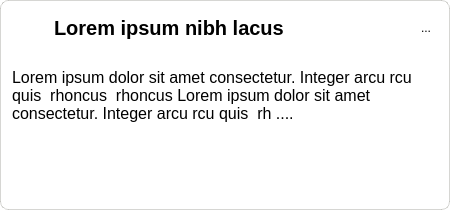
<?xml version="1.0" encoding="UTF-8"?>
<ui version="4.0">
 <class>AutomationCell</class>
 <widget class="QWidget" name="AutomationCell">
  <property name="geometry">
   <rect>
    <x>0</x>
    <y>0</y>
    <width>450</width>
    <height>210</height>
   </rect>
  </property>
  <property name="sizePolicy">
   <sizepolicy hsizetype="Preferred" vsizetype="Fixed">
    <horstretch>0</horstretch>
    <verstretch>0</verstretch>
   </sizepolicy>
  </property>
  <property name="minimumSize">
   <size>
    <width>450</width>
    <height>210</height>
   </size>
  </property>
  <property name="maximumSize">
   <size>
    <width>16777215</width>
    <height>210</height>
   </size>
  </property>
  <property name="windowTitle">
   <string>Form</string>
  </property>
  <property name="styleSheet">
   <string notr="true">#AutomationCell {
	background-color: white;
	border-radius: 8px;
	border: 1px solid #34343426;
}</string>
  </property>
  <layout class="QVBoxLayout" name="verticalLayout">
   <property name="spacing">
    <number>12</number>
   </property>
   <property name="leftMargin">
    <number>12</number>
   </property>
   <property name="topMargin">
    <number>12</number>
   </property>
   <property name="rightMargin">
    <number>12</number>
   </property>
   <property name="bottomMargin">
    <number>12</number>
   </property>
   <item>
    <widget class="QWidget" name="header" native="true">
     <property name="sizePolicy">
      <sizepolicy hsizetype="Preferred" vsizetype="Fixed">
       <horstretch>0</horstretch>
       <verstretch>0</verstretch>
      </sizepolicy>
     </property>
     <property name="minimumSize">
      <size>
       <width>0</width>
       <height>32</height>
      </size>
     </property>
     <property name="maximumSize">
      <size>
       <width>16777215</width>
       <height>32</height>
      </size>
     </property>
     <property name="styleSheet">
      <string notr="true">background: transparent;
border: none;</string>
     </property>
     <layout class="QHBoxLayout" name="horizontalLayout">
      <property name="spacing">
       <number>10</number>
      </property>
      <property name="leftMargin">
       <number>0</number>
      </property>
      <property name="topMargin">
       <number>0</number>
      </property>
      <property name="rightMargin">
       <number>0</number>
      </property>
      <property name="bottomMargin">
       <number>0</number>
      </property>
      <item>
       <widget class="QToolButton" name="icon">
        <property name="minimumSize">
         <size>
          <width>32</width>
          <height>32</height>
         </size>
        </property>
        <property name="maximumSize">
         <size>
          <width>32</width>
          <height>32</height>
         </size>
        </property>
        <property name="icon">
         <iconset resource="../../../../Resources/Resources.qrc">
          <normaloff>:/images/Automations/cell_header_icon.png</normaloff>:/images/Automations/cell_header_icon.png</iconset>
        </property>
        <property name="iconSize">
         <size>
          <width>32</width>
          <height>32</height>
         </size>
        </property>
       </widget>
      </item>
      <item>
       <widget class="QLabel" name="titleLabel">
        <property name="styleSheet">
         <string notr="true">background: transparent;
border: none;
font-size: 20px;
font-weight: bold;</string>
        </property>
        <property name="text">
         <string>Lorem ipsum nibh lacus</string>
        </property>
       </widget>
      </item>
      <item>
       <widget class="QToolButton" name="menuButton">
        <property name="minimumSize">
         <size>
          <width>24</width>
          <height>24</height>
         </size>
        </property>
        <property name="maximumSize">
         <size>
          <width>24</width>
          <height>24</height>
         </size>
        </property>
        <property name="text">
         <string>...</string>
        </property>
        <property name="icon">
         <iconset resource="../../../../Resources/Resources.qrc">
          <normaloff>:/images/Automations/cell_header_menu.png</normaloff>:/images/Automations/cell_header_menu.png</iconset>
        </property>
        <property name="iconSize">
         <size>
          <width>24</width>
          <height>24</height>
         </size>
        </property>
       </widget>
      </item>
     </layout>
    </widget>
   </item>
   <item>
    <widget class="QLabel" name="descriptionLabel">
     <property name="styleSheet">
      <string notr="true">background: transparent;
border: none;
font-size: 16px;
line-height: 24px;</string>
     </property>
     <property name="text">
      <string>Lorem ipsum dolor sit amet consectetur. Integer arcu rcu quis  rhoncus  rhoncus Lorem ipsum dolor sit amet consectetur. Integer arcu rcu quis  rh ....</string>
     </property>
     <property name="wordWrap">
      <bool>true</bool>
     </property>
    </widget>
   </item>
   <item>
    <widget class="QWidget" name="footer" native="true">
     <property name="sizePolicy">
      <sizepolicy hsizetype="Preferred" vsizetype="Fixed">
       <horstretch>0</horstretch>
       <verstretch>0</verstretch>
      </sizepolicy>
     </property>
     <property name="minimumSize">
      <size>
       <width>0</width>
       <height>52</height>
      </size>
     </property>
     <property name="maximumSize">
      <size>
       <width>16777215</width>
       <height>52</height>
      </size>
     </property>
     <property name="styleSheet">
      <string notr="true">background: transparent;
border: none;</string>
     </property>
     <layout class="QHBoxLayout" name="footerLayout">
      <property name="spacing">
       <number>10</number>
      </property>
      <property name="leftMargin">
       <number>0</number>
      </property>
      <property name="topMargin">
       <number>0</number>
      </property>
      <property name="rightMargin">
       <number>0</number>
      </property>
      <property name="bottomMargin">
       <number>0</number>
      </property>
      <item>
       <widget class="AutomationCellFooterPanel" name="leftPanel" native="true">
        <property name="minimumSize">
         <size>
          <width>140</width>
          <height>52</height>
         </size>
        </property>
        <property name="maximumSize">
         <size>
          <width>140</width>
          <height>52</height>
         </size>
        </property>
       </widget>
      </item>
      <item>
       <widget class="AutomationCellFooterPanel" name="middlePanel" native="true">
        <property name="minimumSize">
         <size>
          <width>150</width>
          <height>52</height>
         </size>
        </property>
        <property name="maximumSize">
         <size>
          <width>150</width>
          <height>52</height>
         </size>
        </property>
       </widget>
      </item>
      <item>
       <widget class="AutomationCellFooterPanel" name="rightPanel" native="true">
        <property name="sizePolicy">
         <sizepolicy hsizetype="Fixed" vsizetype="Preferred">
          <horstretch>0</horstretch>
          <verstretch>0</verstretch>
         </sizepolicy>
        </property>
        <property name="minimumSize">
         <size>
          <width>115</width>
          <height>52</height>
         </size>
        </property>
        <property name="maximumSize">
         <size>
          <width>115</width>
          <height>52</height>
         </size>
        </property>
       </widget>
      </item>
     </layout>
    </widget>
   </item>
  </layout>
 </widget>
 <customwidgets>
  <customwidget>
   <class>AutomationCellFooterPanel</class>
   <extends>QWidget</extends>
   <header location="global">automationcellfooterpanel.h</header>
   <container>1</container>
  </customwidget>
 </customwidgets>
 <resources>
  <include location="../../../../Resources/Resources.qrc"/>
 </resources>
 <connections/>
</ui>
